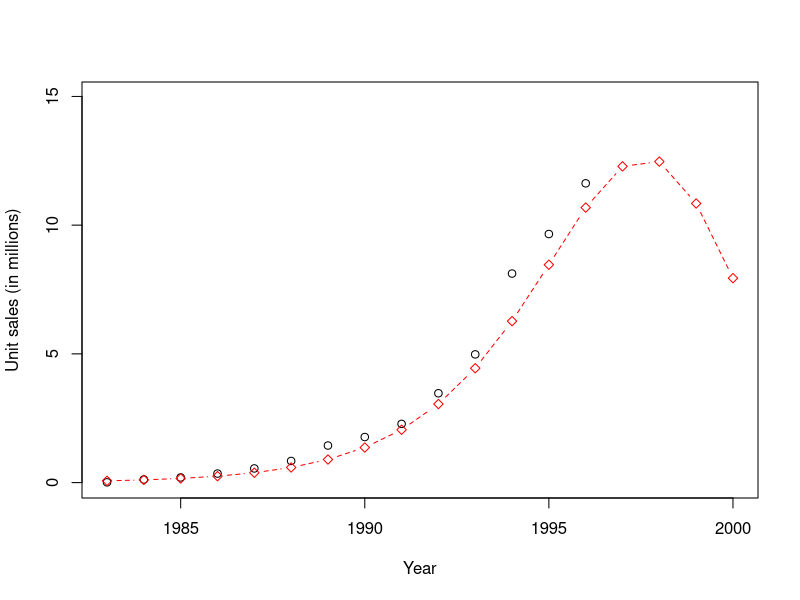
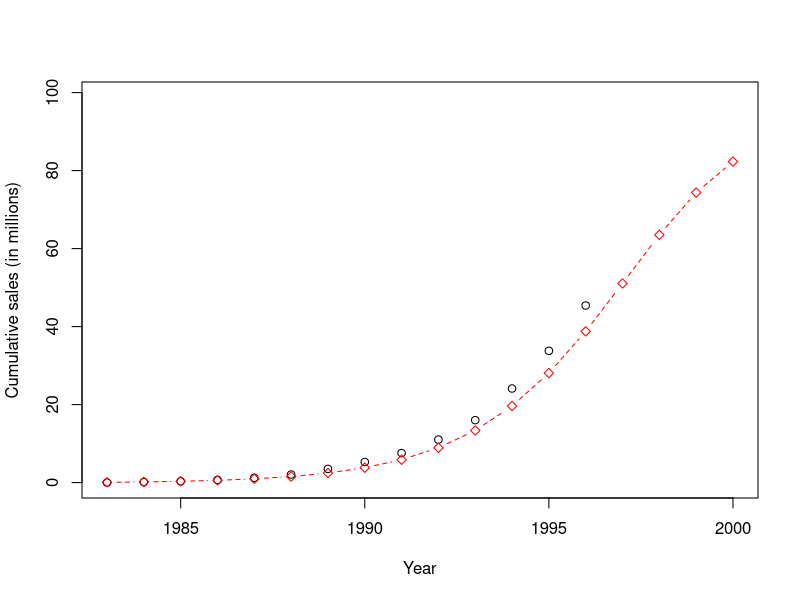
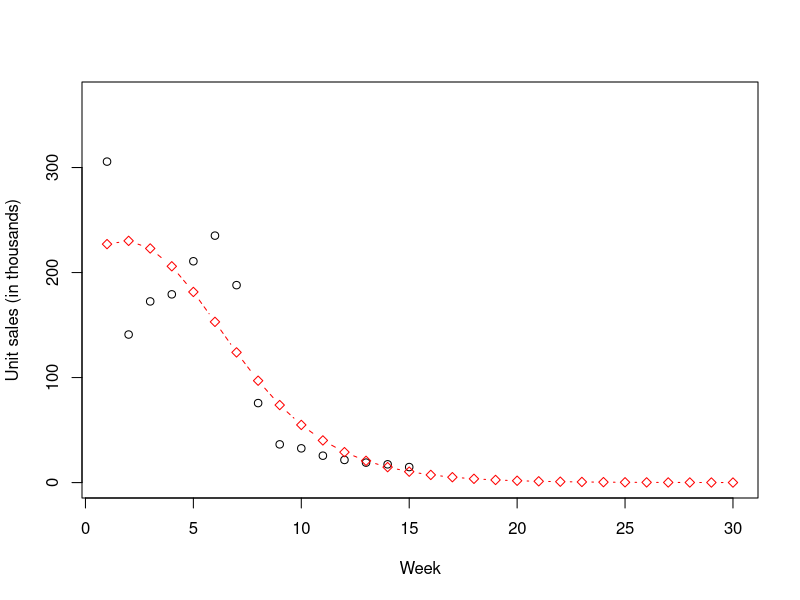
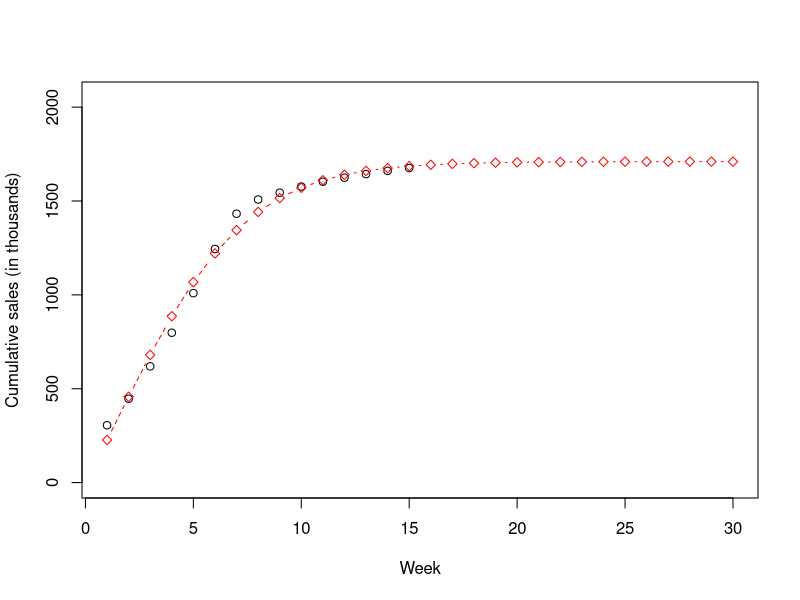

Reproduce these figures in R, in order.
## ---- chunk 1
library(tidyverse)
## ---- chunk 2
Data = read_csv("CellularSubscriberData.csv")
## ---- chunk 3
Data
## ---- chunk 4
Data = Data %>%
 mutate(CumSalesLag = lag(CumSales, default = 0)) %>%
  mutate(CumSalesLagSq = CumSalesLag ^ 2) %>%
  mutate(Sales = CumSales - CumSalesLag)
## ---- chunk 5
Data
## ---- chunk 6
ols_out = lm(Sales ~ CumSalesLag + CumSalesLagSq, Data)
## ---- chunk 7
summary(ols_out)
## ---- chunk 8
beta0 = ols_out$coefficients[1]
beta1 = ols_out$coefficients[2]
beta2 = ols_out$coefficients[3]
## ---- chunk 9
m_1 = (-beta1 - sqrt(beta1 ^ 2 - 4 * beta0 * beta2)) / (2 * beta2)
m_2 = (-beta1 + sqrt(beta1 ^ 2 - 4 * beta0 * beta2)) / (2 * beta2)
m_1
## ---- chunk 10
m_2
## ---- chunk 11
m = m_1 # Replace m_2 for m_1 if m_2 is positive...
p = beta0 / m
q = -m * beta2
p
## ---- chunk 12
q
## ---- chunk 13
Data = Data %>% mutate(SalesPred = 0)
N_lag = 0
## ---- chunk 14
for(TIME in 1:nrow(Data)) {
  S_t = (p + q / m * N_lag) * (m - N_lag)
  Data$SalesPred[TIME] = S_t
  N_lag = N_lag + S_t
  }
## ---- chunk 15
plot(Data$Year, Data$Sales, type = "p",
  ylim = c(0, 1.2 * max(Data$Sales, Data$SalesPred, na.rm = TRUE)),
  xlab = "Year", ylab = "Unit sales (in millions)")
  points(Data$Year, Data$SalesPred, type = "b",
  pch = 23, col = "red", lty = 2)
## ---- chunk 16
Data = Data %>% mutate(CumSalesPred = cumsum(SalesPred))
## ---- chunk 17
plot(Data$Year, Data$CumSales, type = "p",
  ylim = c(0, 1.2 * max(Data$CumSales, Data$CumSalesPred, na.rm =
TRUE)),
  xlab = "Year", ylab = "Cumulative sales (in millions)")
  points(Data$Year, Data$CumSalesPred, type = "b",
  pch = 23, col = "red", lty = 2)
## ---- chunk 18
# read data file
Data2 = read_csv("AssassinsCreed7Data.csv")
Data2 = Data2 %>%
  mutate(CumSales = cumsum(Sales)) %>%
  mutate(CumSalesLag = lag(CumSales, default = 0)) %>%
  mutate(CumSalesLagSq = CumSalesLag ^ 2)
## ---- chunk 19
# run OLS
ols_out = lm(Sales ~ CumSalesLag + CumSalesLagSq, Data2)
summary(ols_out)
## ---- chunk 20
# compute p, q, and m from the OLS coefficients
beta0 = ols_out$coefficients[1]
beta1 = ols_out$coefficients[2]
beta2 = ols_out$coefficients[3]
m_1 = (-beta1 - sqrt(beta1 ^ 2 - 4 * beta0 * beta2)) / (2 * beta2)
m_2 = (-beta1 + sqrt(beta1 ^ 2 - 4 * beta0 * beta2)) / (2 * beta2)
m_1
## ---- chunk 21
m_2
## ---- chunk 22
m = m_1 # Replace m_2 for m_1 if m_2 is positive...
p = beta0 / m
q = -m * beta2
p
## ---- chunk 23
q
## ---- chunk 24
Data2 = Data2 %>% mutate(SalesPred = 0)
N_lag = 0
for(TIME in 1:nrow(Data2)) {
  S_t = (p + q / m * N_lag) * (m - N_lag)
  Data2$SalesPred[TIME] = S_t
  N_lag = N_lag + S_t
}
plot(Data2$week, Data2$Sales, type = "p",
  ylim = c(0, 1.2 * max(Data2$Sales, Data2$SalesPred, na.rm = TRUE)),
  xlab = "Week", ylab = "Unit sales (in thousands)")
points(Data2$week, Data2$SalesPred, type = "b",
  pch = 23, col = "red", lty = 2)
## ---- chunk 25
# generate prediction of diffusion
Data2 = Data2 %>% mutate(CumSalesPred = cumsum(SalesPred))
plot(Data2$week, Data2$CumSales, type = "p",
  ylim = c(0, 1.2 * max(Data2$CumSales, Data2$CumSalesPred, na.rm = TRUE)),
  xlab = "Week", ylab = "Cumulative sales (in thousands)")
points(Data2$week, Data2$CumSalesPred, type = "b",
pch = 23, col = "red", lty = 2)
